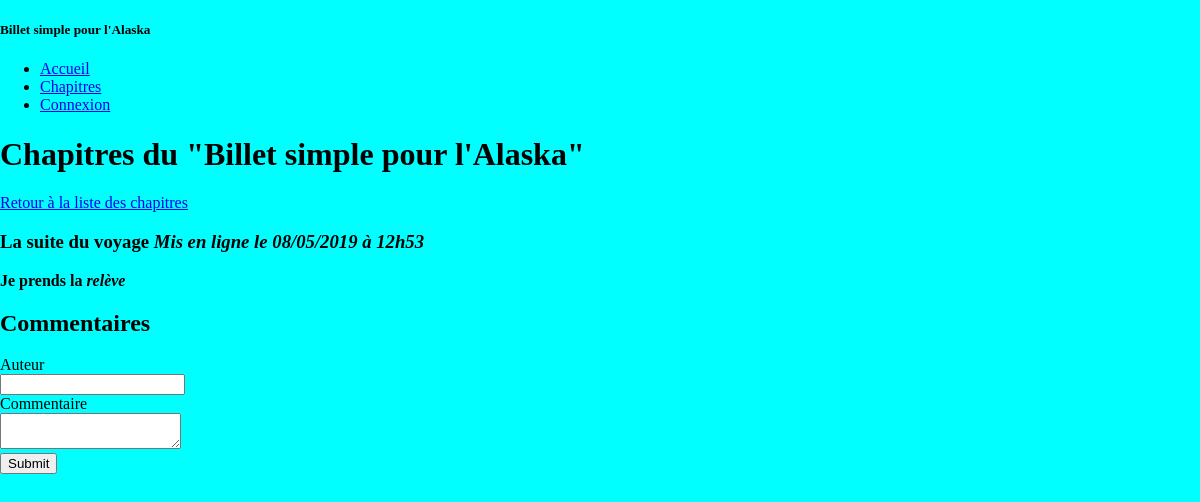
The app's page /index.php?action=post&id=3, older data.
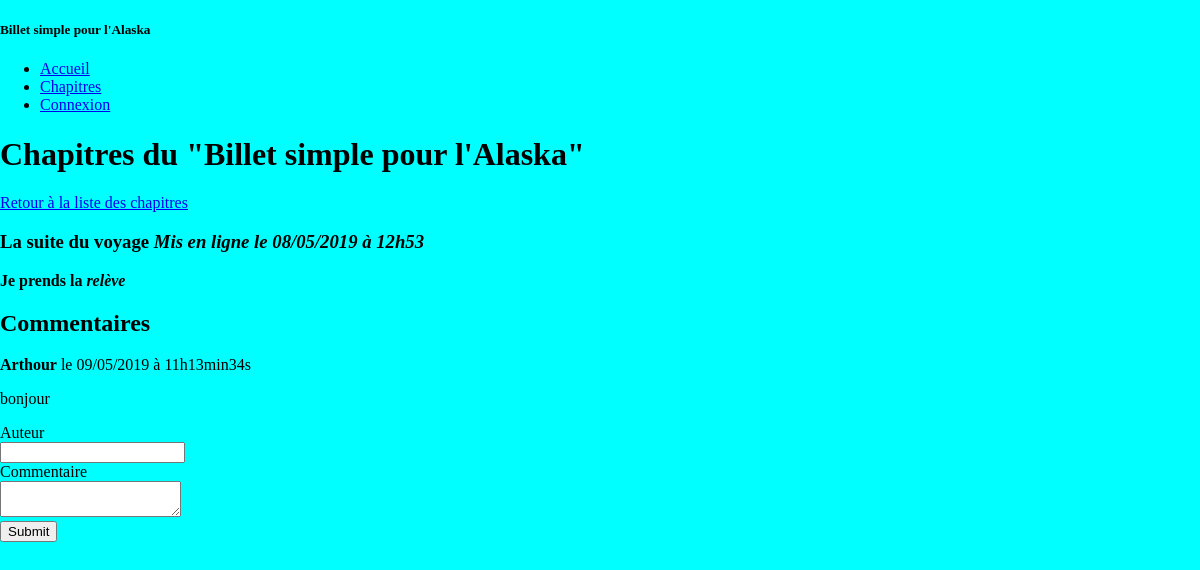
The same page, newer data.
### tables this page shows
CREATE TABLE IF NOT EXISTS `post` (
  `id` int(11) NOT NULL AUTO_INCREMENT,
  `FK_admin` int(11) NOT NULL,
  `title` varchar(255) NOT NULL,
  `content` text NOT NULL,
  `state` tinyint(1) NOT NULL DEFAULT '1',
  `date_hours` datetime NOT NULL,
  PRIMARY KEY (`id`),
  KEY `FK_admin` (`id`)
);

CREATE TABLE IF NOT EXISTS `comments` (
  `id` int(11) NOT NULL AUTO_INCREMENT,
  `author` varchar(255) NOT NULL,
  `comment` text NOT NULL,
  `report` tinyint(1) NOT NULL DEFAULT '0',
  `date_comment` datetime NOT NULL,
  `FK_post` int(11) NOT NULL,
  PRIMARY KEY (`id`)
);

### controller/Comment_frontend.php (called while the page is built, shortened)
<?php
require_once('model/CommentConnexion.php');
function listComment()
{
	$postManager = new \OpenClassrooms\projetopenclassroom\model\ChapterConnexion();
	$commentManager = new \OpenClassrooms\projetopenclassroom\model\CommentConnexion();
	$post = $postManager->getPost($_GET['id']);
	$comments = $commentManager->getComments($_GET['id']);
	require('view/Chapter.php');
}

### model/ChapterConnexion.php (called while the page is built, shortened)
<?php
class ChapterConnexion extends Connexion
{
	public function getPost($postId)
	{
		$db = $this->dbConnect();
		$req = $db->prepare('SELECT id, title, content, DATE_FORMAT(date_hours, \'%d/%m/%Y à %Hh%i\') AS date_fr FROM post WHERE id = ?');
		$req->execute(array($postId));
		$post = $req->fetch();
		return $post;
	}
}

### model/CommentConnexion.php (called while the page is built, shortened)
<?php
class CommentConnexion extends Connexion
{
	public function getComments($postId)
	{
		$db = $this->dbConnect();
		$comments = $db->prepare('SELECT id, author, comment, DATE_FORMAT(date_comment, \'%d/%m/%Y à %Hh%imin%ss\') AS date_comment_fr FROM comments where FK_post = ? ORDER BY date_comment DESC');
		$comments->execute(array($postId));
		return $comments;
	}
}

### view/Chapter.php (the view, shortened to what this page needs)
<?php require('header.php'); ?>
<h1> Chapitres du "Billet simple pour l'Alaska" </h1>
<p class="prev_page"><a href="index.php"> Retour à la liste des chapitres</a></p>
<div class="chapter">
	<h3>
		<?= htmlspecialchars($post['title']) ?>
		<em> Mis en ligne le <?= $post['date_fr'] ?></em>
	</h3>
	<p>
		<?= nl2br($post['content']) ?>
	</p>
</div>
<div class ="commentaires">
<h2>Commentaires</h2>
<?php
while ($comment = $comments->fetch())
{
?>
	<p><strong><?= htmlspecialchars($comment['author']) ?></strong> le <?= $comment['date_comment_fr'] ?>
	<p><?= nl2br(htmlspecialchars($comment['comment'])) ?></p>
<?php
}
?>
<form action="index.php?action=addComment&amp;id=<?= $post['id'] ?>" method="post">
	<div>
		<label for="author"> Auteur</label><br />
		<input type="text" id="author" name="author" />
	</div>
	<div>
		<label for="comment">Commentaire</label><br />
		<textarea id="comment" name="comment"></textarea>
	</div>
	<div>
		<input type="submit" />
	</div>
</form>
</div>
<?php $content = ob_get_clean(); ?>
<?php require('template.php'); ?>

### index.php (shortened to what this page needs)
<?php
require('controller/Comment_frontend.php');
try{
	if (isset($_GET['action'])) {
		if ($_GET['action'] == 'listChapter'){
			listChapter();
		}
		elseif ($_GET['action'] == 'post'){
			if (isset($_GET['id']) && $_GET['id'] > 0 ) {
				listComment();
			}
			else{
				throw new Exception('Erreur: aucun identifiant de chapitre envoyé');
			}
		}
	}
	else{
		listChapter();
	}
}
catch(Exception $e) {
    echo 'Erreur : Désolé pour la gêne occasionné';
}

### view/header.php
<nav id="menu">
    <div class="element_menu">
        <h5>Billet simple pour l'Alaska</h3>
        <ul>
            <li><a href="view/main.php">Accueil</a></li>
            <li><a href="view/visitorView.php">Chapitres</a></li>
            <li><a href="view/login.php">Connexion</a></li>
        </ul>
    </div>
</nav>

### view/template.php (shortened to what this page needs)
<!DOCTYPE html>
<html>
    <head>
        <link href="public/css/style.css" rel="stylesheet" />
    </head>
    <body>
    	<?= $content ?>
    </body>
</html>

### public/css/style.css (style rules this page uses)
body { background-color: cyan; padding: 0; margin: 0; }

Row changes from the older to the newer data that the page shows:
added comments: author "Arthour", date_comment_fr "09/05/2019 à 11h13min34s", comment "bonjour"
